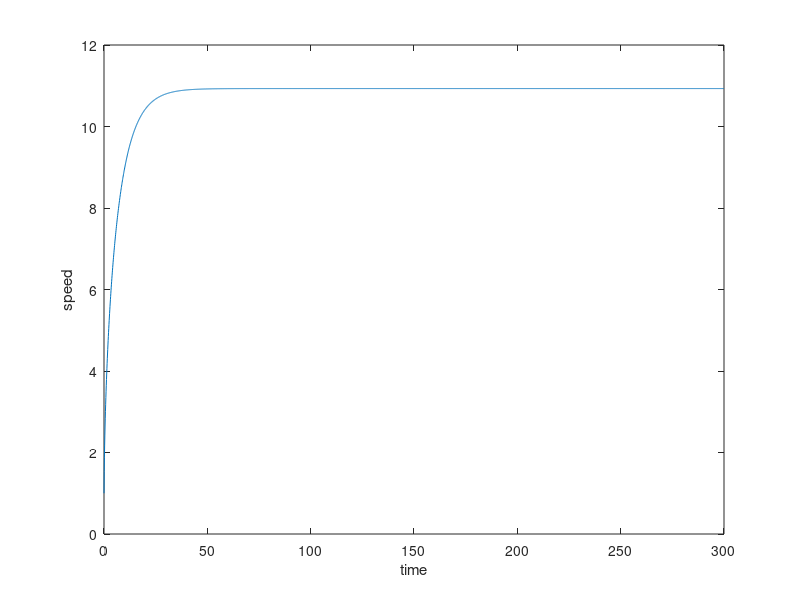

MATLAB code for this plot:
clear;
close all;
total_time=300; %% length of simulation
init_vel=1;
dt=.1;
niter=total_time/dt;

time=zeros(niter,1);
speed=zeros(niter,1);
speedr=zeros(niter,1);

time(1)=0;
speed(1)=init_vel;
speedr(1)=init_vel;

mass=75;
power=400;

constant=.5;
density=1.225;
area=0.5;

for step=1:niter-1
speed(step+1)=speed(step)+power*dt/(mass*speed(step));
speedr(step+1)=speedr(step)+power*dt/(mass*speedr(step))-dt*constant*density*area*speedr(step)*speedr(step)/(mass);
time(step+1)=time(step)+dt;
end

plot(time,speedr)
xlabel('time')
ylabel('speed')